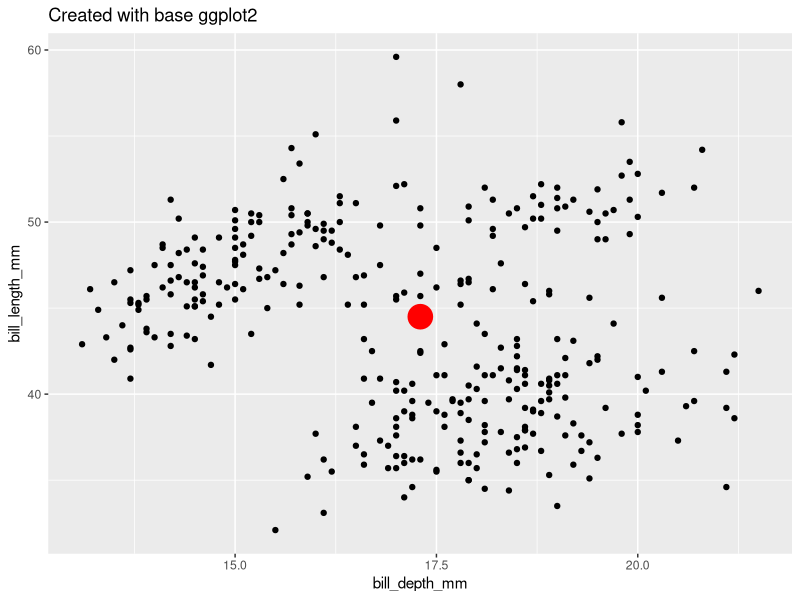

The R source for this figure:
## ---- chunk 1
#| echo: true
#| message: false
#| warning: false
library(tidyverse)
library(palmerpenguins)

penguins_clean <- remove_missing(penguins)

# Compute
penguins_medians <- penguins_clean |> 
  summarize(bill_length_mm_median = median(bill_length_mm),
            bill_depth_mm_median = median(bill_depth_mm))
## ---- chunk 2
# Plot
penguins_clean |> 
  ggplot() + 
  aes(x = bill_depth_mm, y = bill_length_mm) + 
  geom_point() + 
  geom_point(data = penguins_medians,
             aes(x = bill_depth_mm_median,
                 y = bill_length_mm_median),
             size = 8, color = "red") + 
  labs(title = "Created with base ggplot2")
## ---- chunk 3
#| echo: true
#| message: false
#| warning: false
# Define compute.
compute_group_medians <- function(data, scales){ 
  data |> 
    summarize(x = median(x),
              y = median(y))
}
